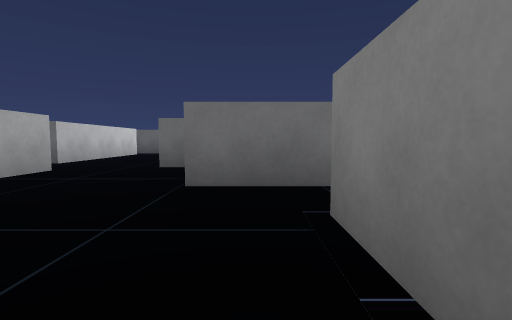
[1] (above)

17 first-person views from a walk through a Unity game level. The camera is 0.52 m above the floor, tilts 4° down and sees 85° across. The floor is counted in squares, 1 m on a side. Each view is taken from the middle of a square. On the plan, view 1 faces up. The plan holds only what a view shows up to about 9 squares ahead; the rest is blank. The player character is not drawn.

[2]
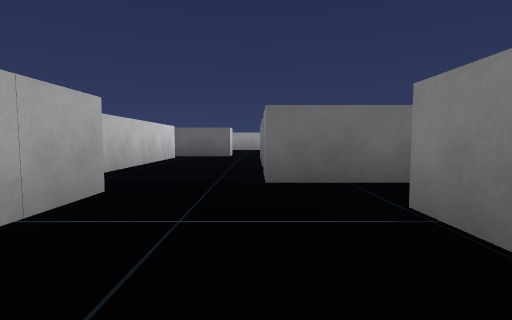

[3]
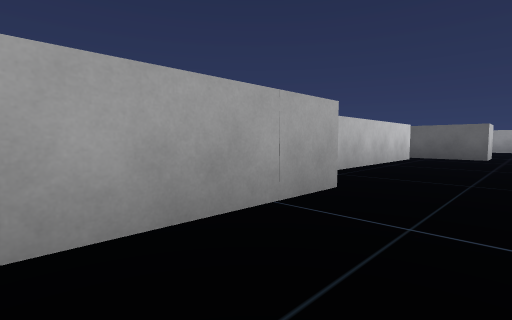

[4]
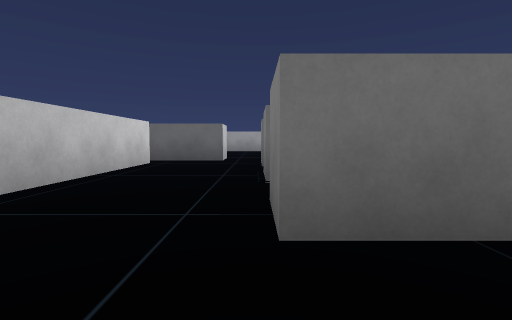

[5]
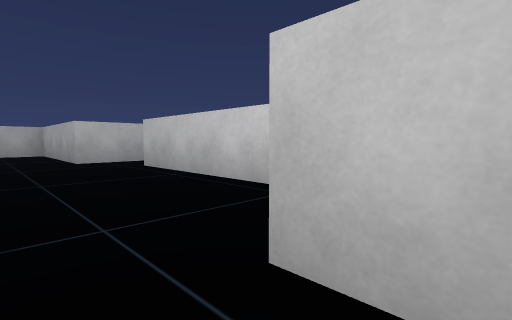

[6]
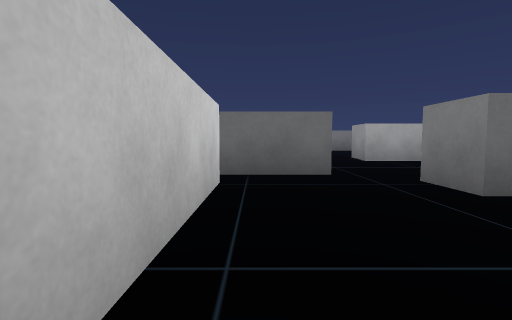

[7]
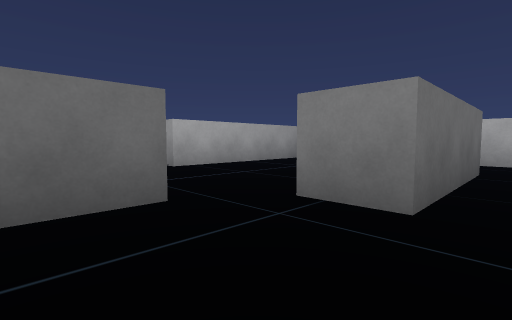

[8]
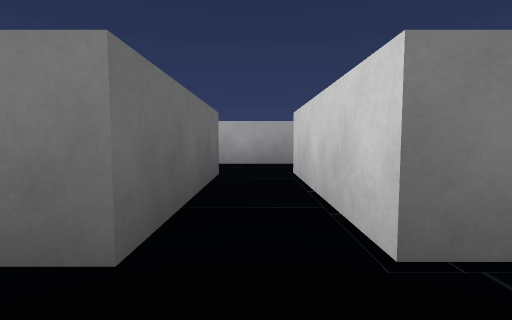

[9]
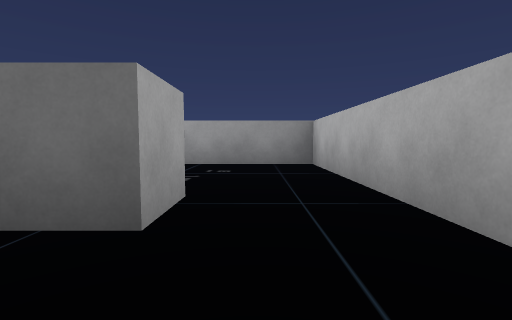

[10]
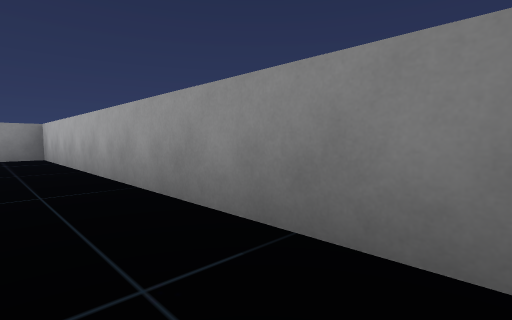

[11]
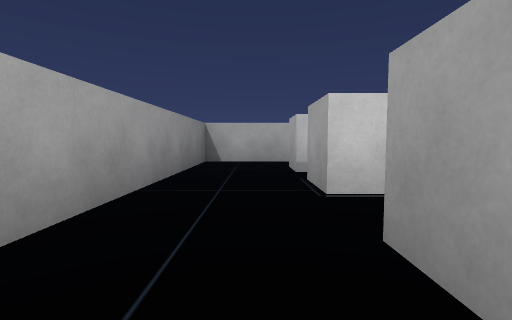

[12]
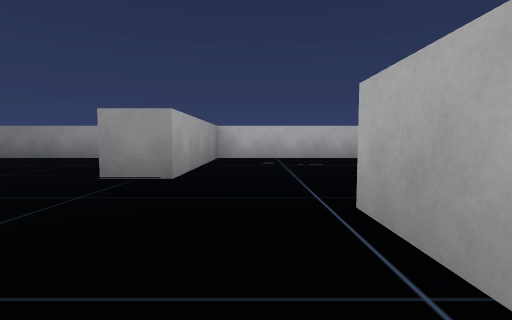

[13]
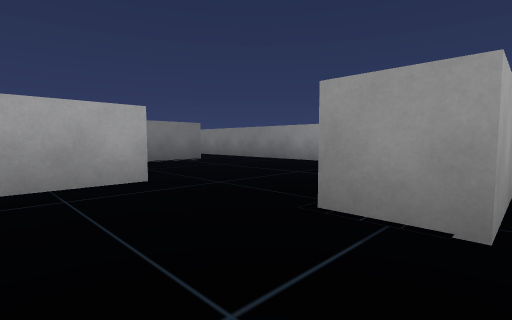

[14]
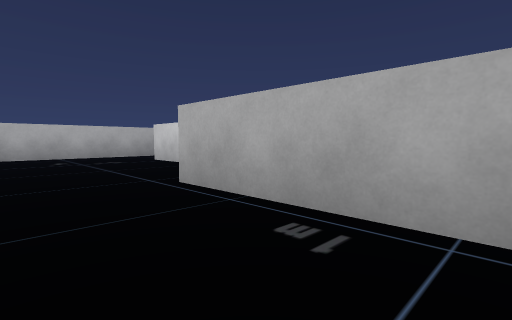

[15]
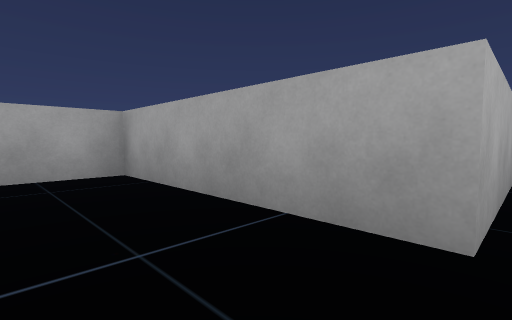

[16]
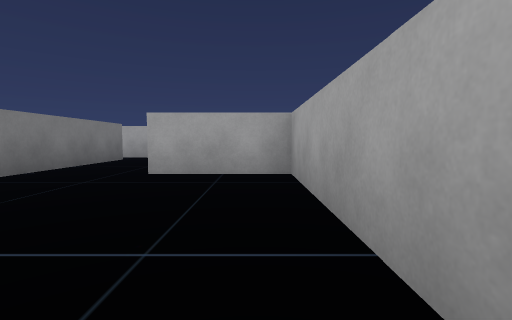

[17]
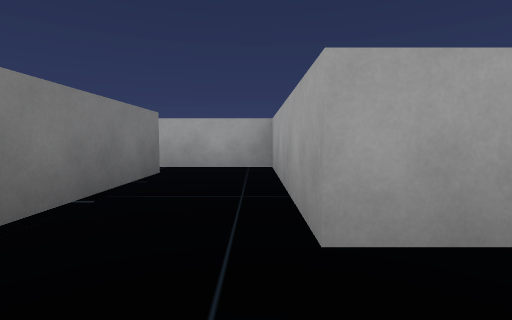

### Floor plan
Points are (right, up) in squares from view 1. A wall is a line through its corners. A room is listed if a view was taken in it or the views show most of it. See-through windows are left out.
Room 1 (views 1, 2, 3, 4, 6, 7, 8, 9, 15, 16, 17)
walls: (0, 5.4) (-1.9, 5.4) (-1.9, 6.5); (-1.9, 7.4) (-1.9, 8.4) (1.3, 8.4) (1.3, 7.4); (0.9, 3.1) (-0.8, 3.1) (-0.8, 4.2); (1.3, 6.5) (1.3, 5.4); (-4.4, 4.8) (-3.5, 4.8) (-3.5, 0.7) (-1.3, 0.7) (-1.3, -3.4) (1.1, -3.4); (3.3, 5.4) (3.3, 9.4); (1.3, 9.6) (-1.9, 9.6) (-1.9, 10.6); (-4.4, 10.5) (-4.4, 6.2); (-2.9, 11.2) (-4.8, 11.2); (0.5, -2.4) (0.5, 1.9)
ways out: opening at (-2, 11) to room 2; opening at (2.5, 10) to room 2; opening at (0.5, 5) to room 3; opening at (2.5, 6) to room 3; gap at (1, 2)
Room 2 (views 5, 11, 12, 13, 14)
walls: (-1.4, 17.5) (-2.9, 17.5); (0, 10.6) (1.3, 10.6) (1.3, 9.6); (-6, 12.2) (-2.9, 12.2) (-2.9, 11.2); (3.3, 9.4) (3.3, 14.1) (-1.2, 14.1) (-1.2, 15.2)
ways out: opening at (-2, 11) to room 1; opening at (2.5, 10) to room 1; opening at (-1.5, 16.5)
Room 3 (view 10)
walls: (1.1, 4.2) (3.3, 4.2) (3.3, 5.4)
ways out: opening at (0.5, 5) to room 1; opening at (2.5, 6) to room 1

Where each view was taken, in squares from view 1:
view 1: 0 up, 0 right, facing up
view 2: 2 up, 2 left, facing up
view 3: 2 up, 2 left, facing up-left
view 4: 4 up, 2 left, facing up
view 5: 12 up, 2 left, facing down-left
view 6: 7 up, 4 left, facing up
view 7: 9 up, 4 left, facing up-right
view 8: 9 up, 3 left, facing right
view 9: 8 up, 2 right, facing up
view 10: 5 up, 2 right, facing up-right
view 11: 11 up, 2 right, facing down
view 12: 13 up, 5 left, facing right
view 13: 14 up, 3 left, facing up-right
view 14: 14 up, 6 left, facing down-right
view 15: 5 up, 2 left, facing down-left
view 16: 5 up, 3 left, facing down
view 17: 2 up, 1 left, facing down
